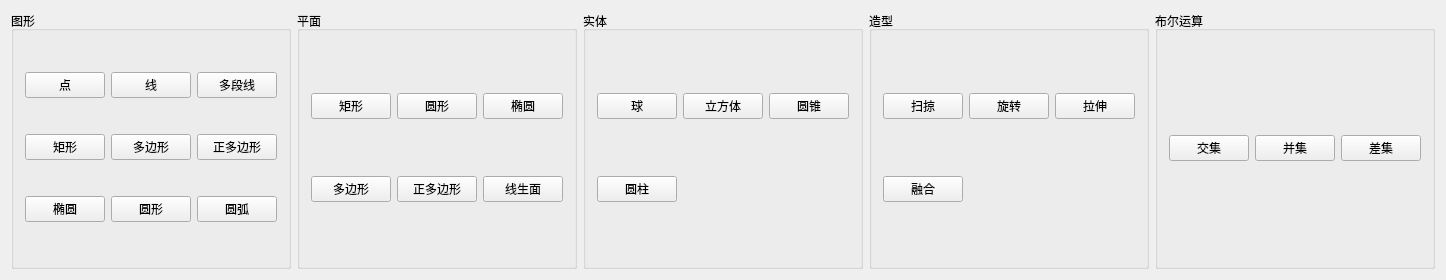
<?xml version="1.0" encoding="UTF-8"?>
<ui version="4.0">
 <class>BuildViewClass</class>
 <widget class="QWidget" name="BuildViewClass">
  <property name="geometry">
   <rect>
    <x>0</x>
    <y>0</y>
    <width>980</width>
    <height>280</height>
   </rect>
  </property>
  <property name="windowTitle">
   <string>BuildView</string>
  </property>
  <layout class="QHBoxLayout" name="horizontalLayout">
   <item>
    <widget class="QGroupBox" name="groupBox">
     <property name="title">
      <string>图形</string>
     </property>
     <layout class="QGridLayout" name="gridLayout">
      <item row="10" column="2">
       <widget class="QPushButton" name="pushButton_6">
        <property name="text">
         <string>正多边形</string>
        </property>
       </widget>
      </item>
      <item row="10" column="0">
       <widget class="QPushButton" name="pushButton_4">
        <property name="text">
         <string>矩形</string>
        </property>
       </widget>
      </item>
      <item row="9" column="2">
       <widget class="QPushButton" name="pushButton_3">
        <property name="text">
         <string>多段线</string>
        </property>
       </widget>
      </item>
      <item row="10" column="1">
       <widget class="QPushButton" name="pushButton_5">
        <property name="text">
         <string>多边形</string>
        </property>
       </widget>
      </item>
      <item row="9" column="1">
       <widget class="QPushButton" name="pushButton_2">
        <property name="text">
         <string>线</string>
        </property>
       </widget>
      </item>
      <item row="9" column="0">
       <widget class="QPushButton" name="pushButton">
        <property name="text">
         <string>点</string>
        </property>
       </widget>
      </item>
      <item row="11" column="0">
       <widget class="QPushButton" name="pushButton_9">
        <property name="text">
         <string>椭圆</string>
        </property>
       </widget>
      </item>
      <item row="11" column="1">
       <widget class="QPushButton" name="pushButton_8">
        <property name="text">
         <string>圆形</string>
        </property>
       </widget>
      </item>
      <item row="11" column="2">
       <widget class="QPushButton" name="pushButton_7">
        <property name="text">
         <string>圆弧</string>
        </property>
       </widget>
      </item>
     </layout>
    </widget>
   </item>
   <item>
    <widget class="QGroupBox" name="groupBox_2">
     <property name="title">
      <string>平面</string>
     </property>
     <layout class="QGridLayout" name="gridLayout_2">
      <item row="0" column="5">
       <widget class="QPushButton" name="pushButton_14">
        <property name="text">
         <string>椭圆</string>
        </property>
       </widget>
      </item>
      <item row="0" column="0">
       <widget class="QPushButton" name="pushButton_10">
        <property name="text">
         <string>矩形</string>
        </property>
       </widget>
      </item>
      <item row="0" column="1">
       <widget class="QPushButton" name="pushButton_13">
        <property name="text">
         <string>圆形</string>
        </property>
       </widget>
      </item>
      <item row="1" column="5">
       <widget class="QPushButton" name="pushButton_15">
        <property name="text">
         <string>线生面</string>
        </property>
       </widget>
      </item>
      <item row="1" column="0">
       <widget class="QPushButton" name="pushButton_11">
        <property name="text">
         <string>多边形</string>
        </property>
       </widget>
      </item>
      <item row="1" column="1">
       <widget class="QPushButton" name="pushButton_12">
        <property name="text">
         <string>正多边形</string>
        </property>
       </widget>
      </item>
     </layout>
    </widget>
   </item>
   <item>
    <widget class="QGroupBox" name="groupBox_3">
     <property name="title">
      <string>实体</string>
     </property>
     <layout class="QGridLayout" name="gridLayout_3">
      <item row="0" column="2">
       <widget class="QPushButton" name="pushButton_18">
        <property name="text">
         <string>圆锥</string>
        </property>
       </widget>
      </item>
      <item row="0" column="0">
       <widget class="QPushButton" name="pushButton_16">
        <property name="text">
         <string>球</string>
        </property>
       </widget>
      </item>
      <item row="0" column="1">
       <widget class="QPushButton" name="pushButton_17">
        <property name="text">
         <string>立方体</string>
        </property>
       </widget>
      </item>
      <item row="1" column="0">
       <widget class="QPushButton" name="pushButton_19">
        <property name="text">
         <string>圆柱</string>
        </property>
       </widget>
      </item>
     </layout>
    </widget>
   </item>
   <item>
    <widget class="QGroupBox" name="groupBox_4">
     <property name="title">
      <string>造型</string>
     </property>
     <layout class="QGridLayout" name="gridLayout_4">
      <item row="0" column="0">
       <widget class="QPushButton" name="pushButton_20">
        <property name="text">
         <string>扫掠</string>
        </property>
       </widget>
      </item>
      <item row="0" column="1">
       <widget class="QPushButton" name="pushButton_21">
        <property name="text">
         <string>旋转</string>
        </property>
       </widget>
      </item>
      <item row="0" column="2">
       <widget class="QPushButton" name="pushButton_22">
        <property name="text">
         <string>拉伸</string>
        </property>
       </widget>
      </item>
      <item row="1" column="0">
       <widget class="QPushButton" name="pushButton_23">
        <property name="text">
         <string>融合</string>
        </property>
       </widget>
      </item>
     </layout>
    </widget>
   </item>
   <item>
    <widget class="QGroupBox" name="groupBox_5">
     <property name="title">
      <string>布尔运算</string>
     </property>
     <layout class="QHBoxLayout" name="horizontalLayout_6">
      <item>
       <widget class="QPushButton" name="pushButton_24">
        <property name="text">
         <string>交集</string>
        </property>
       </widget>
      </item>
      <item>
       <widget class="QPushButton" name="pushButton_25">
        <property name="text">
         <string>并集</string>
        </property>
       </widget>
      </item>
      <item>
       <widget class="QPushButton" name="pushButton_26">
        <property name="text">
         <string>差集</string>
        </property>
       </widget>
      </item>
     </layout>
    </widget>
   </item>
  </layout>
 </widget>
 <layoutdefault spacing="6" margin="11"/>
 <resources/>
 <connections/>
</ui>
